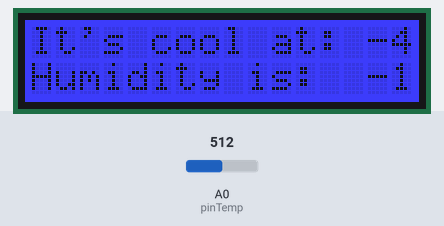
Recording of a sketch running on a simulated Arduino Uno, built with avr-gcc and run on an emulated ATmega328P. Parts: 16×2 character LCD. The inputs (shaded band) are chosen by the test bench; at power-on: A0 (pinTemp) = 512.

Above: at 2.7 s.
2.8 s: A0 (pinTemp) set to 780
At 9.2 s:
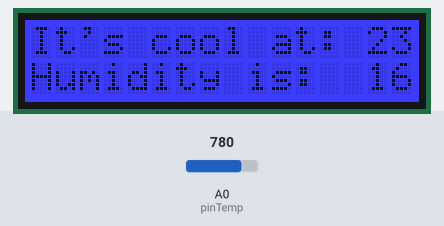
15.3 s: A0 (pinTemp) set to 802
At 21.3 s:
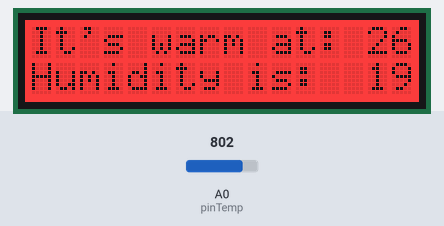
27.7 s: A0 (pinTemp) set to 716
At 38.1 s:
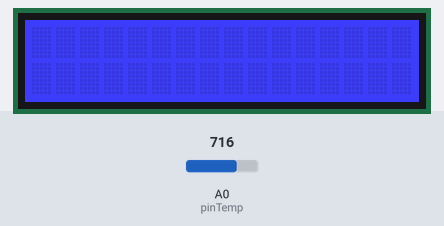
Timing chart, 0 to 39.6 s (numbered marks = the images above; inputs shaded):
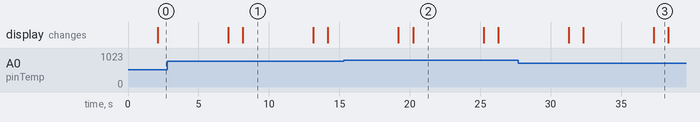

The sketch:

Display_Temperature.ino
```cpp
//Check and display temperature
#include <Wire.h>
#include "rgb_lcd.h"
const int pinTemp = A0;
rgb_lcd lcd;

// Assigning initial color that'll be seen once the Galileo boots
int colorR = 255;
int colorG = 255;
int colorB = 0;
const int b=3975;
float resistance;
float temperature;
float humidity;

void setup()
{
    lcd.begin(16, 2);
    lcd.setRGB(colorR, colorG, colorB);
    delay(1000);
}

void loop()
{
    lcd.clear();
    delay(1000);
    int val = analogRead(pinTemp);
    resistance=(float)(1023-val)*10000/val;
     //calculate the temperature
    temperature=1/(log(resistance/10000)/b+1/298.15)-273.15-30;
    humidity=1/(log(resistance/10000)/b+1/298.15)-273.15-37;

    if (temperature < 25)
    {
      // display color blue
            	  colorR = 0;
                  colorG = 0;
                  colorB = 255;
                  lcd.setRGB(colorR, colorG, colorB);
      //display temperature and
      lcd.print("It's cool at: ");
      lcd.print(temperature);
      lcd.setCursor (0 ,1);
      //display humidity
      lcd.print("Humidity is:  ");
      lcd.print(humidity);
      lcd.setCursor (0 ,1);
    }

    else
    {
    	//display color red
		  colorR = 255;
                  colorG = 0;
                  colorB = 0;
                  lcd.setRGB(colorR, colorG, colorB);
      //display temperature
      lcd.print("It's warm at: ");
      lcd.print(temperature);
      lcd.setCursor (0 ,1);
      //display humidity
      lcd.print("Humidity is:  ");
      lcd.print(humidity);
      lcd.setCursor (0 ,1);
    }

    delay(5000);
    //display current temperature every reading 5 seconds
}
```

Measured:
- the behaviour switches between 789 and 790 on A0 (pinTemp) (found by bisection; images 1 and 2)
- after the input at 2.8 s, the display: first differs from a run without the input after 5.3 s (image 1)
- after the input at 15.3 s, the display: first differs from a run without the input after 4.9 s (image 2)
- after the input at 27.7 s, the display: first differs from a run without the input after 4.6 s (image 3 shows a later state)
- what the display in image 1 shows lasts 5.0 s, from 8.1 s to 13.1 s
- what the display in image 3 shows lasts 1.0 s, from 37.3 s to 38.3 s
